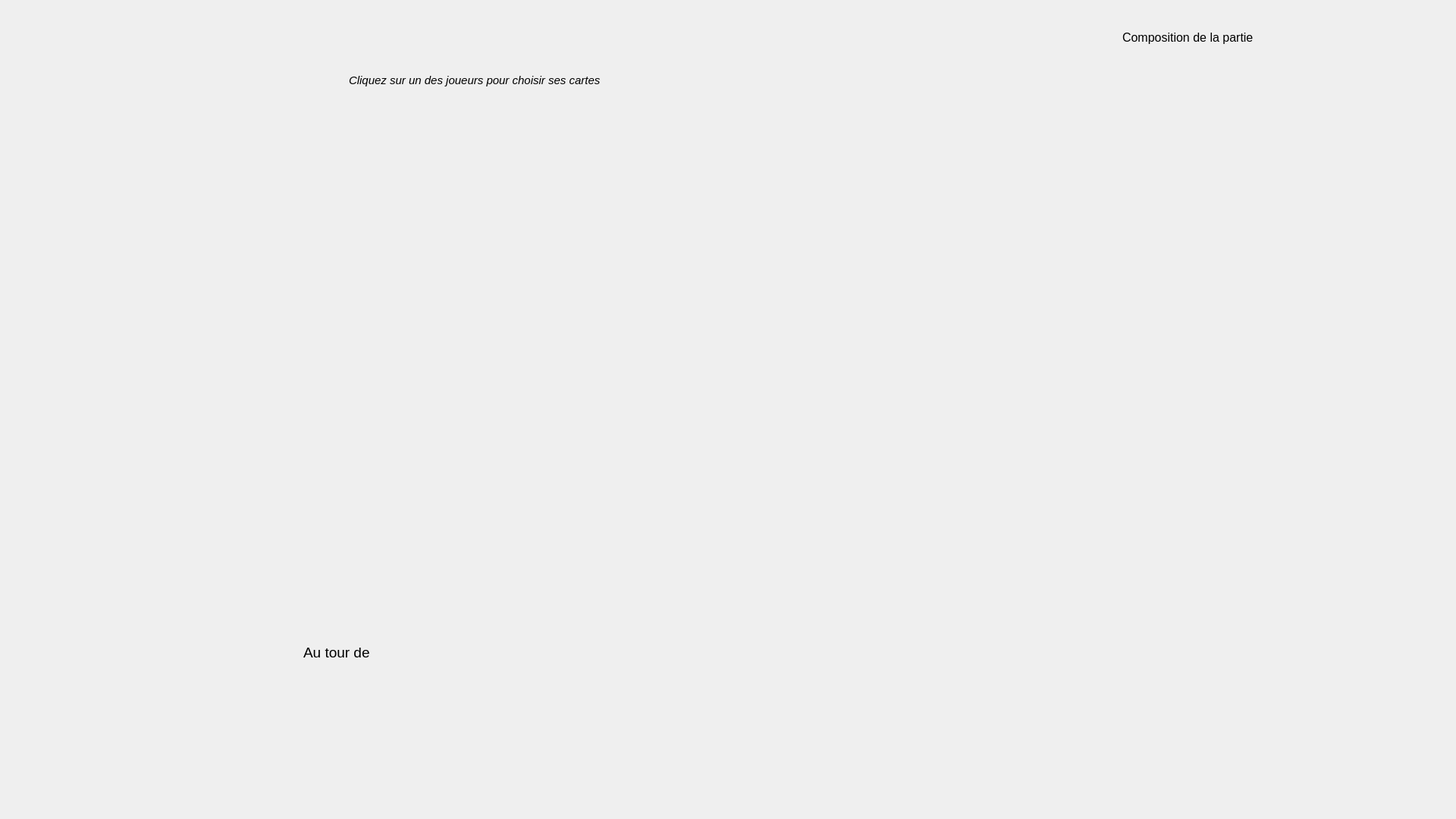
<?xml version="1.0" encoding="UTF-8"?>
<ui version="4.0">
 <class>Plateau</class>
 <widget class="QWidget" name="Plateau">
  <property name="geometry">
   <rect>
    <x>0</x>
    <y>0</y>
    <width>1920</width>
    <height>1080</height>
   </rect>
  </property>
  <property name="sizePolicy">
   <sizepolicy hsizetype="Preferred" vsizetype="Preferred">
    <horstretch>0</horstretch>
    <verstretch>0</verstretch>
   </sizepolicy>
  </property>
  <property name="font">
   <font>
    <family>Merriweather</family>
   </font>
  </property>
  <property name="windowTitle">
   <string>Form</string>
  </property>
  <property name="styleSheet">
   <string notr="true">QGridLayout#gridLayout_cards QPushButton
{
    border-color : #ff0000;
	background-color: none;
}

</string>
  </property>
  <layout class="QGridLayout" name="gridLayout">
   <property name="leftMargin">
    <number>0</number>
   </property>
   <property name="topMargin">
    <number>0</number>
   </property>
   <property name="rightMargin">
    <number>0</number>
   </property>
   <property name="bottomMargin">
    <number>0</number>
   </property>
   <item row="0" column="2">
    <widget class="QWidget" name="centralWidget" native="true">
     <property name="sizePolicy">
      <sizepolicy hsizetype="Expanding" vsizetype="Expanding">
       <horstretch>0</horstretch>
       <verstretch>0</verstretch>
      </sizepolicy>
     </property>
     <widget class="QWidget" name="layoutWidget">
      <property name="geometry">
       <rect>
        <x>530</x>
        <y>790</y>
        <width>391</width>
        <height>151</height>
       </rect>
      </property>
      <layout class="QGridLayout" name="gridLayout_info_joueur"/>
     </widget>
     <widget class="QWidget" name="layoutWidget">
      <property name="geometry">
       <rect>
        <x>120</x>
        <y>120</y>
        <width>1171</width>
        <height>121</height>
       </rect>
      </property>
      <layout class="QGridLayout" name="gridLayout_joueurs"/>
     </widget>
     <widget class="QWidget" name="layoutWidget">
      <property name="geometry">
       <rect>
        <x>250</x>
        <y>320</y>
        <width>941</width>
        <height>321</height>
       </rect>
      </property>
      <layout class="QGridLayout" name="gridLayout_jeu_milieu"/>
     </widget>
     <widget class="QLabel" name="label_2">
      <property name="geometry">
       <rect>
        <x>400</x>
        <y>830</y>
        <width>141</width>
        <height>61</height>
       </rect>
      </property>
      <property name="font">
       <font>
        <pointsize>14</pointsize>
       </font>
      </property>
      <property name="text">
       <string>Au tour de</string>
      </property>
     </widget>
     <widget class="QLabel" name="label_3">
      <property name="geometry">
       <rect>
        <x>460</x>
        <y>80</y>
        <width>521</width>
        <height>51</height>
       </rect>
      </property>
      <property name="font">
       <font>
        <pointsize>11</pointsize>
        <italic>true</italic>
       </font>
      </property>
      <property name="text">
       <string>Cliquez sur un des joueurs pour choisir ses cartes</string>
      </property>
     </widget>
     <widget class="QWidget" name="stats_widget" native="true">
      <property name="geometry">
       <rect>
        <x>1360</x>
        <y>0</y>
        <width>561</width>
        <height>1081</height>
       </rect>
      </property>
      <layout class="QGridLayout" name="gridLayout_3">
       <property name="leftMargin">
        <number>120</number>
       </property>
       <property name="topMargin">
        <number>0</number>
       </property>
       <property name="rightMargin">
        <number>0</number>
       </property>
       <property name="bottomMargin">
        <number>0</number>
       </property>
       <item row="6" column="0">
        <spacer name="verticalSpacer">
         <property name="orientation">
          <enum>Qt::Vertical</enum>
         </property>
         <property name="sizeType">
          <enum>QSizePolicy::MinimumExpanding</enum>
         </property>
         <property name="sizeHint" stdset="0">
          <size>
           <width>20</width>
           <height>40</height>
          </size>
         </property>
        </spacer>
       </item>
       <item row="5" column="1">
        <spacer name="horizontalSpacer">
         <property name="orientation">
          <enum>Qt::Horizontal</enum>
         </property>
         <property name="sizeType">
          <enum>QSizePolicy::Preferred</enum>
         </property>
         <property name="sizeHint" stdset="0">
          <size>
           <width>40</width>
           <height>20</height>
          </size>
         </property>
        </spacer>
       </item>
       <item row="1" column="0" colspan="2">
        <widget class="QLabel" name="label">
         <property name="maximumSize">
          <size>
           <width>16777215</width>
           <height>80</height>
          </size>
         </property>
         <property name="font">
          <font>
           <pointsize>12</pointsize>
          </font>
         </property>
         <property name="text">
          <string>Composition de la partie</string>
         </property>
        </widget>
       </item>
       <item row="3" column="0" colspan="2">
        <layout class="QGridLayout" name="gridLayout_info_manches"/>
       </item>
       <item row="4" column="0">
        <spacer name="verticalSpacer_2">
         <property name="orientation">
          <enum>Qt::Vertical</enum>
         </property>
         <property name="sizeType">
          <enum>QSizePolicy::Minimum</enum>
         </property>
         <property name="sizeHint" stdset="0">
          <size>
           <width>20</width>
           <height>40</height>
          </size>
         </property>
        </spacer>
       </item>
       <item row="5" column="0">
        <layout class="QGridLayout" name="gridLayout_bouton"/>
       </item>
       <item row="0" column="0">
        <spacer name="verticalSpacer_3">
         <property name="orientation">
          <enum>Qt::Vertical</enum>
         </property>
         <property name="sizeType">
          <enum>QSizePolicy::Minimum</enum>
         </property>
         <property name="sizeHint" stdset="0">
          <size>
           <width>20</width>
           <height>40</height>
          </size>
         </property>
        </spacer>
       </item>
       <item row="2" column="0">
        <spacer name="verticalSpacer_4">
         <property name="orientation">
          <enum>Qt::Vertical</enum>
         </property>
         <property name="sizeType">
          <enum>QSizePolicy::Minimum</enum>
         </property>
         <property name="sizeHint" stdset="0">
          <size>
           <width>20</width>
           <height>40</height>
          </size>
         </property>
        </spacer>
       </item>
      </layout>
     </widget>
    </widget>
   </item>
  </layout>
 </widget>
 <resources/>
 <connections/>
</ui>
